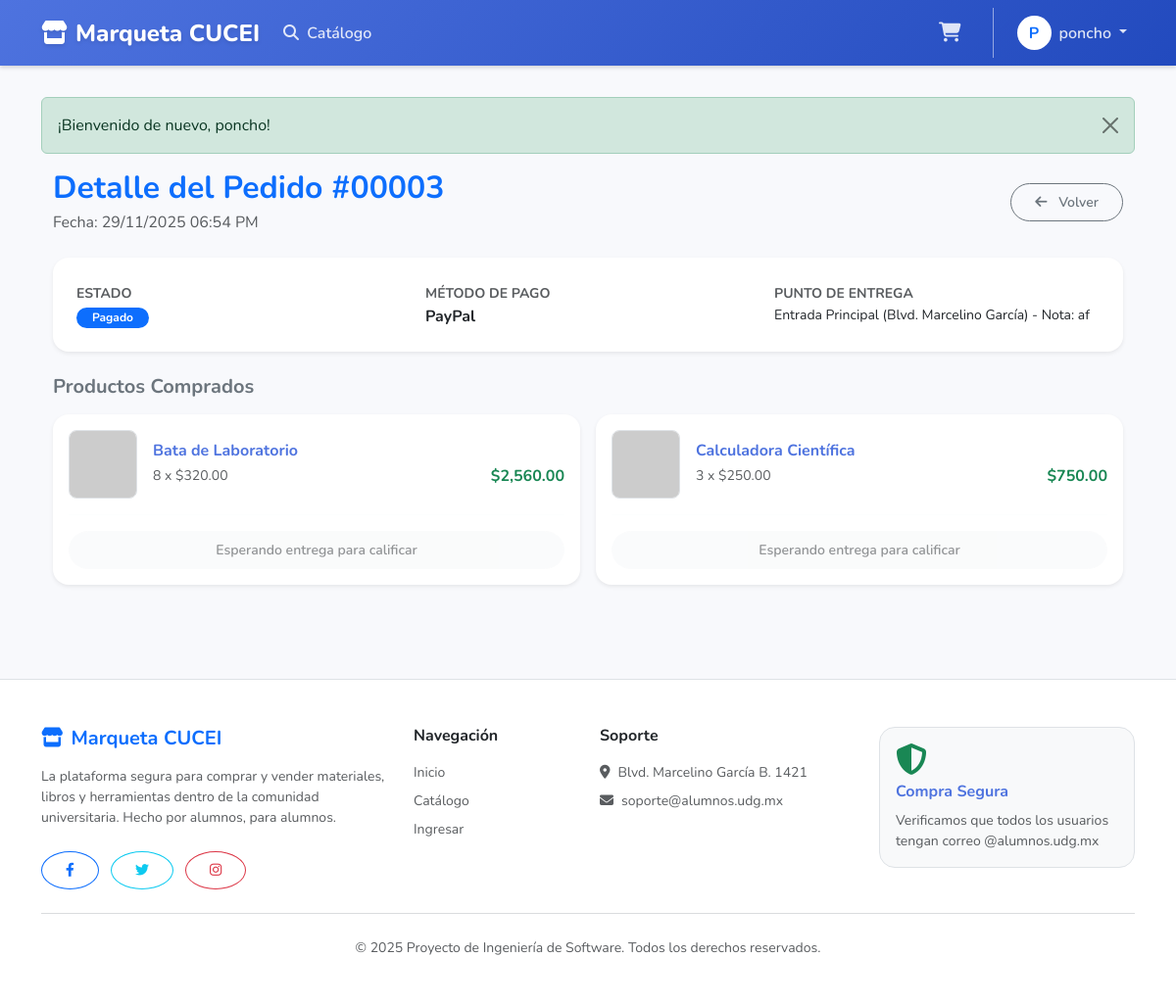
The page /perfil/detalle_pedido.php?id=3 (signed in) on the database its author committed.
### tables this page shows
CREATE TABLE `pedidos` (
  `id` int(11) NOT NULL,
  `cliente_id` int(11) NOT NULL,
  `fecha` datetime NOT NULL,
  `status` int(11) DEFAULT 0,
  `metodo_pago` varchar(50) DEFAULT 'Efectivo',
  `lugar_entrega` varchar(255) DEFAULT 'CUCEI - Entrada Principal'
);

CREATE TABLE `pedidos_productos` (
  `id` int(11) NOT NULL,
  `pedido_id` int(11) NOT NULL,
  `vendedor_id` int(11) NOT NULL,
  `producto_id` int(11) NOT NULL,
  `cantidad` int(11) NOT NULL,
  `precio` decimal(10,2) NOT NULL
);

CREATE TABLE `productos` (
  `id` int(11) NOT NULL,
  `vendedor_id` int(11) NOT NULL DEFAULT 1,
  `nombre` varchar(100) NOT NULL,
  `descripcion` text DEFAULT NULL,
  `codigo` varchar(50) NOT NULL,
  `archivo` varchar(255) DEFAULT NULL,
  `precio` decimal(10,2) NOT NULL,
  `costo` decimal(10,2) NOT NULL,
  `stock` int(11) NOT NULL,
  `eliminado` tinyint(4) DEFAULT 0
);

### perfil/detalle_pedido.php (the view, shortened to what this page needs)
<?php
require_once __DIR__ . '/../includes/header.php';
$pedido_id = isset($_GET['id']) ? (int)$_GET['id'] : 0;
$user_id = $_SESSION['user_id'];
$stmt = $pdo->prepare("SELECT * FROM pedidos WHERE id = ? AND cliente_id = ?");
$stmt->execute([$pedido_id, $user_id]);
$pedido = $stmt->fetch();
$sql_items = "SELECT dp.*, p.nombre, p.archivo, p.id as prod_id
              FROM pedidos_productos dp
              JOIN productos p ON dp.producto_id = p.id
              WHERE dp.pedido_id = ?";
$stmt_items = $pdo->prepare($sql_items);
$stmt_items->execute([$pedido_id]);
$items = $stmt_items->fetchAll();
$estado = match((int)$pedido['status']) {
    0 => ['texto' => 'Pendiente', 'bg' => 'warning'],
    1 => ['texto' => 'Por Entregar', 'bg' => 'info'],
    2 => ['texto' => 'Pagado', 'bg' => 'primary'],
    3 => ['texto' => 'Entregado', 'bg' => 'success'],
    default => ['texto' => 'Desconocido', 'bg' => 'secondary']
};
?>
<div class="container mb-5">
    <div class="d-flex justify-content-between align-items-center mb-4">
        <div>
            <h2 class="fw-bold text-primary mb-1">Detalle del Pedido #<?php echo str_pad($pedido['id'], 5, "0", STR_PAD_LEFT); ?></h2>
            <p class="text-muted mb-0">Fecha: <?php echo date("d/m/Y h:i A", strtotime($pedido['fecha'])); ?></p>
        </div>
        <a href="mis_pedidos.php" class="btn btn-outline-secondary rounded-pill btn-sm">
            <i class="fas fa-arrow-left me-2"></i> Volver
        </a>
    </div>
    <div class="card border-0 shadow-sm rounded-4 mb-4">
        <div class="card-body p-4">
            <div class="row g-4">
                <div class="col-md-4">
                    <small class="text-muted fw-bold text-uppercase">Estado</small>
                    <div><span class="badge bg-<?php echo $estado['bg']; ?> rounded-pill px-3"><?php echo $estado['texto']; ?></span></div>
                </div>
                <div class="col-md-4">
                    <small class="text-muted fw-bold text-uppercase">Método de Pago</small>
                    <div class="fw-bold"><?php echo e($pedido['metodo_pago']); ?></div>
                </div>
                <div class="col-md-4">
                    <small class="text-muted fw-bold text-uppercase">Punto de Entrega</small>
                    <div class="small"><?php echo e($pedido['lugar_entrega']); ?></div>
                </div>
            </div>
        </div>
    </div>
    <h5 class="fw-bold text-secondary mb-3">Productos Comprados</h5>
    <div class="row g-3">
        <?php foreach($items as $item):
             $img = $item['archivo'] ? "../uploads/productos/".$item['archivo'] : "https://via.placeholder.com/80";
        ?>
        <div class="col-md-6">
            <div class="card border-0 shadow-sm rounded-4 h-100">
                <div class="card-body p-3">
                    <div class="d-flex align-items-center gap-3">
                        <img src="<?php echo $img; ?>" class="rounded-3 border" style="width: 70px; height: 70px; object-fit: cover;">
                        <div class="flex-grow-1">
                            <h6 class="fw-bold mb-1"><?php echo e($item['nombre']); ?></h6>
                            <div class="d-flex justify-content-between align-items-center">
                                <small class="text-muted"><?php echo $item['cantidad']; ?> x $<?php echo number_format($item['precio'], 2); ?></small>
                                <span class="fw-bold text-success">$<?php echo number_format($item['cantidad'] * $item['precio'], 2); ?></span>
                            </div>
                        </div>
                    </div>
                    <hr class="my-3 border-light">
                    <div class="d-grid">
                        <?php if($pedido['status'] == 3): ?>
                            <a href="../producto_detalle.php?id=<?php echo $item['prod_id']; ?>#seccion-opiniones" class="btn btn-warning btn-sm rounded-pill text-white fw-bold">
                                <i class="fas fa-star me-2"></i> Calificar / Opinar
                            </a>
                        <?php else: ?>
                            <button class="btn btn-light btn-sm rounded-pill text-muted" disabled>
                                Esperando entrega para calificar
                            </button>
                        <?php endif; ?>
                    </div>
                </div>
            </div>
        </div>
        <?php endforeach; ?>
    </div>
</div>
<?php require_once __DIR__ . '/../includes/footer.php'; ?>

### assets/css/styles.css (style rules this page uses)
:root { --primary-gradient: linear-gradient(135deg, #4e73df 0%, #224abe 100%); --secondary-gradient: linear-gradient(135deg, #858796 0%, #60616f 100%); --surface-color: #ffffff; --bg-color: #f8f9fc; --text-primary: #5a5c69; --text-heading: #4e73df; --shadow-sm: 0 .125rem .25rem 0 rgba(58,59,69,.2)!important; --shadow-lg: 0 1rem 3rem rgba(0,0,0,.175)!important; --radius-card: 1rem; --radius-btn: 50rem; }
body { background-color: var(--bg-color); font-family: 'Nunito', -apple-system, BlinkMacSystemFont, "Segoe UI", Roboto, "Helvetica Neue", Arial, sans-serif; color: var(--text-primary); display: flex; flex-direction: column; min-height: 100vh; }
h1, h2, h3, h4, h5, h6 { color: #4e73df; font-weight: 700; }
.card { border: none; border-radius: var(--radius-card); box-shadow: var(--shadow-sm); transition: transform 0.2s ease, box-shadow 0.2s ease; background: var(--surface-color); overflow: hidden; }
.btn { border-radius: var(--radius-btn); padding: 0.5rem 1.5rem; font-weight: 600; transition: all 0.3s; }

### rows shown on the page
pedidos: id "00003", fecha "29/11/2025 06:54 PM", status "Pagado", metodo_pago "PayPal", lugar_entrega "Entrada Principal (Blvd. Marcelino García) - Nota: af"
pedidos_productos: producto.nombre "Bata de Laboratorio", cantidad "8", precio "320.00", $item['cantidad'] * $item['precio'] "2,560.00"
pedidos_productos: producto.nombre "Calculadora Científica", cantidad "3", precio "250.00", $item['cantidad'] * $item['precio'] "750.00"

### other values the page prints
substr($_SESSION['user_nombre'], 0, 1) "P"
$_SESSION['user_nombre'] "poncho"
$_SESSION['flash']['msg'] "¡Bienvenido de nuevo, poncho!"
